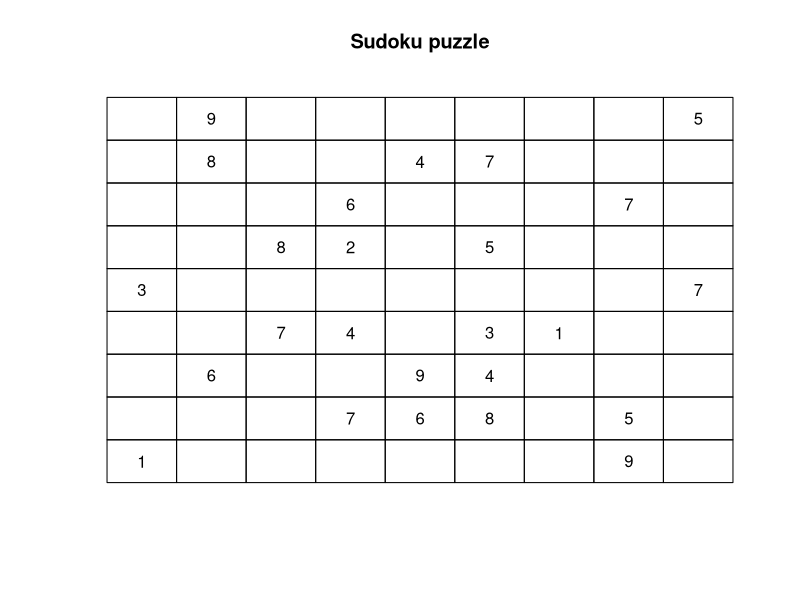

The R script that drew this image:
## ---- chunk 1
board<-matrix(c(rep(0,4),3,rep(0,3),1,9,8,rep(0,4),6,rep(0,5),8,0,7,
                rep(0,5),6,2,0,4,0,7,0,0,4,rep(0,4),9,6,0,0,7,0,5,0,3,
                4,8,rep(0,6),1,rep(0,5),7,rep(0,4),5,9,5,rep(0,3),7,rep(0,4)),
              9,9)

plot(c(0,9),c(0,9),type="n",xlab = "",ylab = "",main = "Sudoku puzzle",
     xaxt="n",yaxt="n",bty="n")
for(i in 1:9)
{
  for(j in 1:9)
  {
    rect(i-1,j-1,i,j)
    if(board[10-j,i]!=0)
    {text((i-1)+0.5,(j-1)+0.5,(((board[10-j,i]))))}
  }
}
